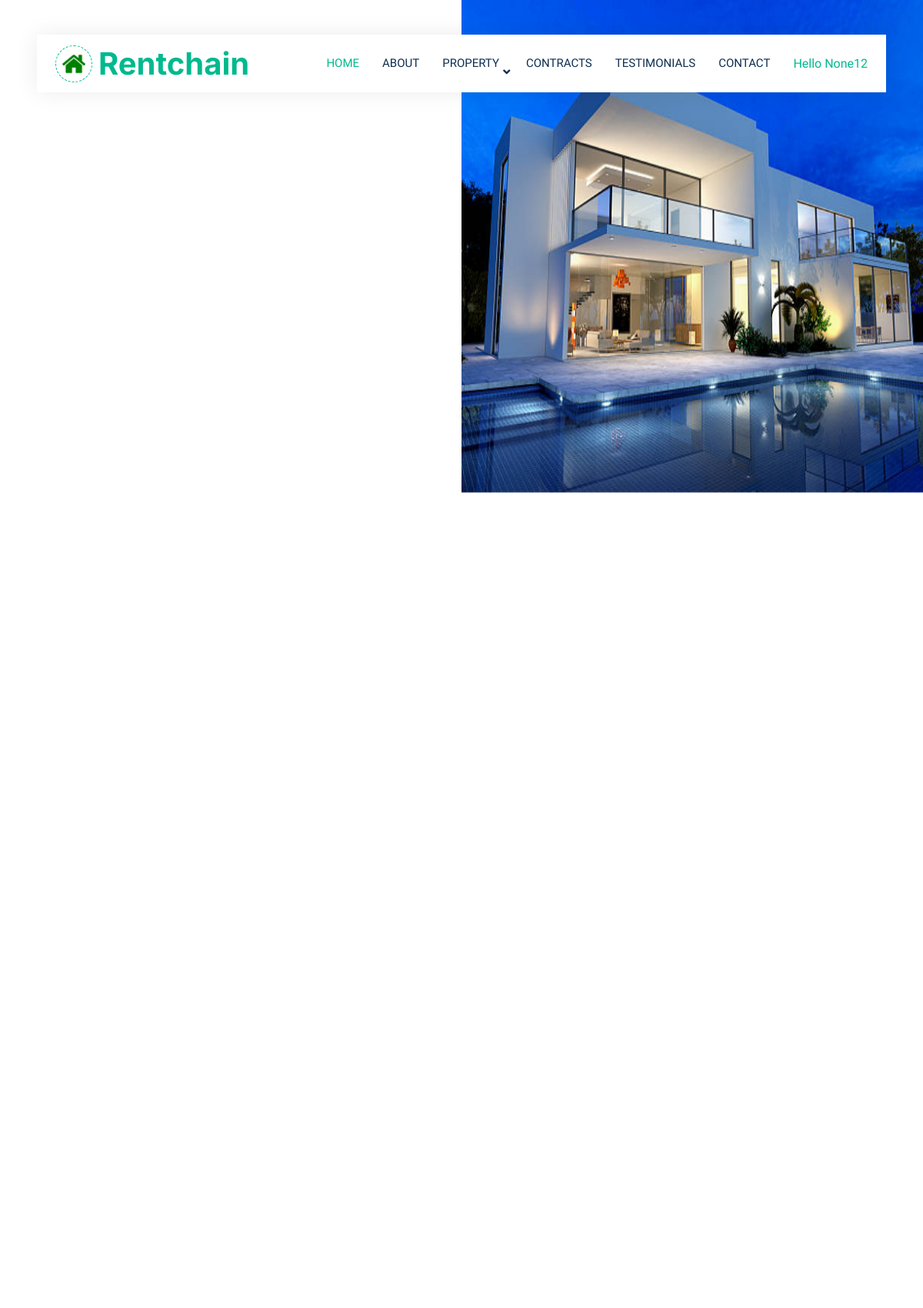
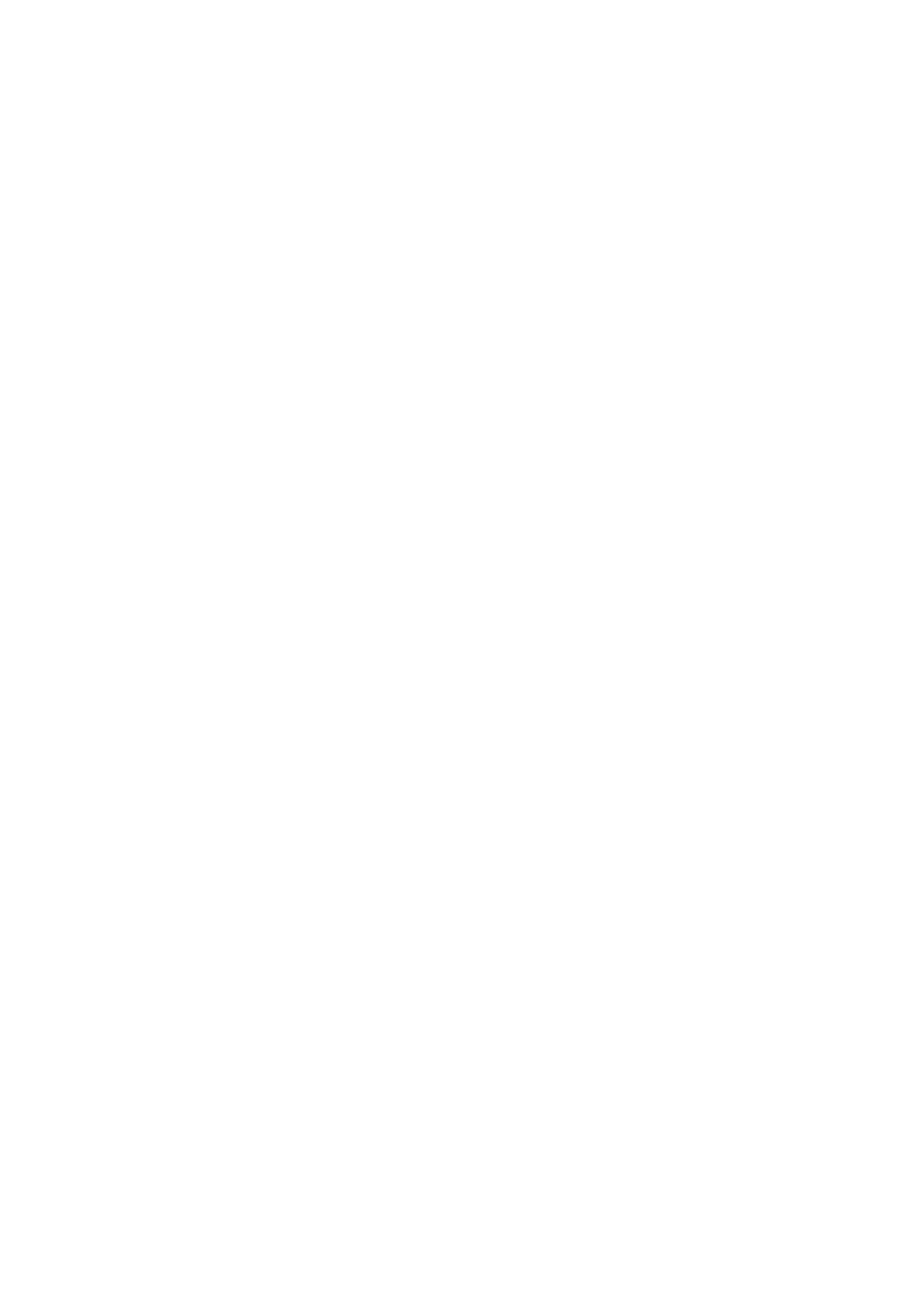
Screenshot of / (signed in, upper part) with the database file from the repository (2 pictures, top to bottom).
### property_app/models.py (models this page shows, shortened)
class User(AbstractUser):
    ROLES = [
        ('client', 'Client'),
        ('landlord', 'Landlord'),
        ('admin', 'Admin'),
    ]
    role = models.CharField(max_length=10, choices=ROLES, default='client')
    groups = models.ManyToManyField(
        Group,
        related_name="custom_user_groups",  # Specify a custom related_name
        blank=True,
    )
    user_permissions = models.ManyToManyField(
        Permission,
        related_name="custom_user_permissions",  # Specify a custom related_name
        blank=True,
    )

class PropertyImage(models.Model):
    property = models.ForeignKey(Property, on_delete=models.CASCADE, related_name='images')
    image = models.ImageField(upload_to='media/property_images')
    image_id = models.CharField(max_length=5)
    uploaded_at = models.DateTimeField(auto_now_add=True)

### property_app/views.py (the view)
def home(request):
    property_images = PropertyImage.objects.all()
    properties = Property.objects.all()
    for property in properties:
        print(property.id)
    units= Property.objects.prefetch_related(
        Prefetch('images', queryset=PropertyImage.objects.order_by('uploaded_at'))
    )
    categories = Property.CATEGORY_CHOICES
    properties_by_category = {
        category[1]: Property.objects.filter(category=category[0]).prefetch_related('images')
        for category in categories
    }
    return render(request, 'index.html', {'property_images': property_images, 'properties_by_category': properties_by_category,'units':units})

### property_app/context_processors.py (called while the page is built)
def dashboard_url(request):
    if request.user.is_authenticated:
        if request.user.role == 'client':
            return {'dashboard_url': reverse('client_dashboard')}
        elif request.user.role == 'landlord':
            return {'dashboard_url': reverse('landlord_dashboard')}
        elif request.user.role == 'admin':
            return {'dashboard_url': reverse('admin_dashboard')}
    return {'dashboard_url': None}

### property_app/templates/index.html (shortened to what this page needs)
{% extends "base.html" %}
{%block content%}
{%load static%}
        <div class="container-fluid header bg-white p-0">
            <div class="row g-0 align-items-center flex-column-reverse flex-md-row">
                <div class="col-md-6 animated fadeIn">
                    <div class="owl-carousel header-carousel" >
                        {% for image in property_images %}
                        <div class="owl-carousel-item"style="height:85vh">
                            <img class="img-fluid" style="height:80vh"src="{{ image.image.url }}" alt="">
                        </div>
                        {%endfor%}
                    </div>
                </div>
            </div>
        </div>
{%endblock%}

### property_app/templates/base.html (shortened to what this page needs)
{%load static%}
<!DOCTYPE html>
<html lang="en">
<head>
    <link href="//maxcdn.bootstrapcdn.com/bootstrap/4.1.1/css/bootstrap.min.css" rel="stylesheet" id="bootstrap-css">
    <link href="https://cdn.jsdelivr.net/npm/bootstrap@5.3.0-alpha1/dist/css/bootstrap.min.css" rel="stylesheet">
    <link href="https://cdnjs.cloudflare.com/ajax/libs/font-awesome/5.10.0/css/all.min.css" rel="stylesheet">
    <link href="https://cdn.jsdelivr.net/npm/bootstrap-icons@1.4.1/font/bootstrap-icons.css" rel="stylesheet">
    <link href="https://cdn.jsdelivr.net/npm/bootstrap@5.3.0/dist/css/bootstrap.min.css" rel="stylesheet">
    <link href="{% static "lib/animate/animate.min.css" %}"   rel="stylesheet">
    <link href= "{% static "lib/owlcarousel/assets/owl.carousel.min.css" %}" rel="stylesheet">
    <link href="{% static "bootstrap.min.css" %}" rel="stylesheet">
    <link href= "{% static "style.css" %}" rel="stylesheet">
</head>
<body>
    <div class="container-xxl bg-white p-0">
        <div class="container-fluid nav-bar bg-transparent">
            <nav class="navbar navbar-expand-lg bg-white navbar-light py-0 px-4">
                <a href="index.html" class="navbar-brand d-flex align-items-center text-center">
                    <div class="icon p-2 me-2">
                        <img class="img-fluid" src="img/favicon2.ico" alt="Icon" style="width: 30px; height: 30px;">
                    </div>
                    <h1 class="m-0 text-primary">Rentchain</h1>
                </a>
                <div class="collapse navbar-collapse" id="navbarCollapse">
                    <div class="navbar-nav ms-auto">
                        <a href="{%url 'home'%}" class="nav-item nav-link active">Home</a>
                        <a href="/Rentchain/about.html" class="nav-item nav-link">About</a>
                        <div class="nav-item dropdown">
                            <a href="#" class="nav-link dropdown-toggle" data-bs-toggle="dropdown">Property</a>
                        </div>
                        <a href="/Rentchain//contracts.html" class="nav-item nav-link">Contracts</a>
                        <div class="nav-item dropdown">
                            <a href="/Rentchain/testimonial.html" class="nav-item nav-link" >Testimonials</a>
                        </div>
                        <a href="/Rentchain/contact.html" class="nav-item nav-link">Contact</a>
                    </div>
                    {% if dashboard_url %}
    <a href="{{ dashboard_url }}">Hello {{request.user.username}}</a>
{% else %}
    <a href="/login/">Login</a>
{% endif %}
                </div>
            </nav>
        </div>
        {%block content%}
        {%endblock%}
</body>
</html>

### property_app/static/style.css (style rules this page uses)
:root { --primary: #00B98E; --secondary: #FF6922; --light: #EFFDF5; --dark: #0E2E50; }
.nav-bar { position: relative; margin-top: 45px; padding: 0 3rem; transition: .5s; z-index: 9999; }
.navbar { box-shadow: 0 0 30px rgba(0, 0, 0, .08); }
.navbar .dropdown-toggle::after { border: none; content: "\f107"; font-family: "Font Awesome 5 Free"; font-weight: 900; vertical-align: middle; margin-left: 5px; transition: .5s; }
.navbar-light .navbar-nav .nav-link { margin-right: 30px; padding: 25px 0; color: #FFFFFF; font-size: 15px; text-transform: uppercase; outline: none; }
.navbar-light .navbar-nav .nav-link:hover, .navbar-light .navbar-nav .nav-link.active { color: var(--primary); }
.navbar-light .navbar-brand { height: 75px; }
.navbar-light .navbar-nav .nav-link { color: var(--dark); font-weight: 500; }
@media (min-width: 992px) { .header { margin-top: -120px; } }
.icon { padding: 15px; display: inline-flex; align-items: center; justify-content: center; background: #FFFFFF !important; border-radius: 50px; border: 1px dashed var(--primary) !important; }

### rows the page displays
User: user.username "None12"
PropertyImage: image (picture)
